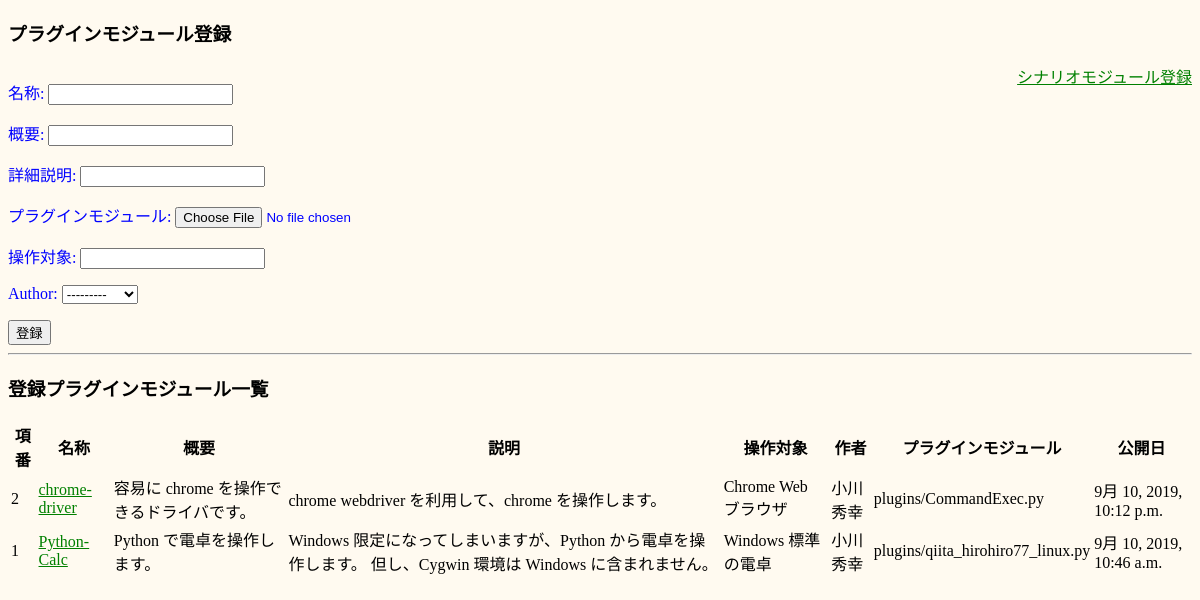
Page /ecomockapp/plugin on the committed database.
### ecomockapp/models.py (models this page shows, shortened)
class Plugin (models.Model):
    name = models.CharField('名称', max_length=50)
    summary = models.CharField('概要', max_length=210)
    description = models.CharField('詳細説明', max_length=990)
    plugin = models.FileField('プラグインモジュール', upload_to='plugins/')
    target = models.CharField('操作対象', max_length=210)
    release_date = models.DateTimeField('公開日', default=timezone.now)
    author = models.ForeignKey(Author, on_delete=models.PROTECT)

class Author (models.Model):
    full_name = models.CharField('氏名', max_length=50)
    mail_address = models.CharField('メールアドレス', max_length=50)
    organization = models.CharField('所属組織', max_length=50)
    registration_date = models.DateTimeField('登録日', default=timezone.now)
    def __str__(self):
        return self.full_name

### ecomockapp/views.py (the view)
# urls.py: path('plugin', views.plugin, name='plugin'),
def plugin(request):
    if request.method == 'POST':
        form = PluginForm(request.POST, request.FILES)
        if form.is_valid():
            form.save()
            return HttpResponseRedirect('/ecomockapp/plugin')
    form = PluginForm()
    obj = Plugin.objects.all()
    latest_plugin_list = Plugin.objects.order_by ('-release_date')[:5]
    return render(request, 'ecomockapp/plugin.html', {
        'form': form,
        'obj': obj,
        'latest_plugin_list': latest_plugin_list
    })

### ecomockapp/forms.py
class PluginForm(forms.ModelForm):
    class Meta:
        model = Plugin
        fields = ( 'name', 'summary', 'description', 'plugin',
                   'target', 'author', )

### ecomockapp/templates/ecomockapp/plugin.html (shortened to what this page needs)
{% if latest_plugin_list %}
{% load static %}
<!DOCTYPE html>
<html lang="ja">
  <head>
    <link rel="stylesheet" type="text/css"
          href="{% static 'ecomockapp/style.css' %}">
  </head>
  <body>
    <h3>プラグインモジュール登録</h3>
    <div class='box'>
      <div class='right'>
        <a id='switch' href="{% url 'ecomockapp:index' %}">
          シナリオモジュール登録
        </a>
      </div>
    </div>
    <form method="post" enctype="multipart/form-data">
      {{ form.as_p }}
      <button type="submit">登録</button>
    </form>
    <hr>
    <h3>登録プラグインモジュール一覧</h3>
    <table>
      <th>項番</th>
      <th>名称</th>
      <th>概要</th>
      <th>説明</th>
      <th>操作対象</th>
      <th>作者</th>
      <th>プラグインモジュール</th>
      <th>公開日</th>
      {% for plugin in latest_plugin_list %}
      <tr>
        <td>
          {{ plugin.id }}
        </td>
        <td>
          <a href="{% static "/ecomockapp/" %}{{ plugin.plugin.url }}"
             download="{{ plugin.plugin.name }}">
            {{ plugin.name }}
          </a>
        </td>
        <td>
          {{ plugin.summary }}
        </td>
        <td>
          {{ plugin.description }}
        </td>
        <td>
          {{ plugin.target }}
        </td>
        <td>
          {{ plugin.author }}
        </td>
        <td>
          {{ plugin.plugin }}
        </td>
        <td>
          {{ plugin.release_date }}
        </td>
      </tr>
      {% endfor %}
    </table>
    {% else %}
    <p>No plugins are available.</p>
    {% endif %}
  </body>
</html>

### ecomockapp/static/ecomockapp/style.css (style rules this page uses)
a { color: green; }
p { color: blue; }
body { background: floralwhite; }
div.box { height: 0px; position: relative; }
.right { text-align: right; }

### rows in the picture
Plugin: id "2", name "chrome-driver", summary "容易に chrome を操作できるドライバです。", description "chrome webdriver を利用して、chrome を操作します。", target "Chrome Web ブラウザ", author "小川秀幸", plugin "plugins/CommandExec.py", release_date "9月 10, 2019, 10:12 p.m."
Plugin: id "1", name "Python-Calc", summary "Python で電卓を操作します。", description "Windows 限定になってしまいますが、Python から電卓を操作します。 但し、Cygwin 環境は Windows に含まれません。", target "Windows 標準の電卓", author "小川秀幸", plugin "plugins/qiita_hirohiro77_linux.py", release_date "9月 10, 2019, 10:46 a.m."
